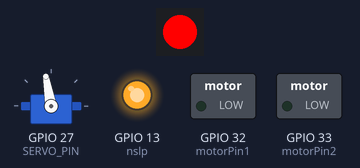
Simulated run of this sketch. Board: ESP32. Parts: servo, 1 RGB LEDs in strip order, left to right, switched loads named in the sketch (green lamp = pin HIGH), output pins drawn as LEDs (lit = HIGH). WiFi joins after 1.5 s; servers stay silent unless stated; what the sketch prints to the serial monitor is not drawn.

Above: at 0.1 s.
At 1.6 s:
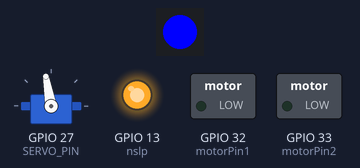
Timing chart, 0 to 3.1 s (numbered marks = the images above):
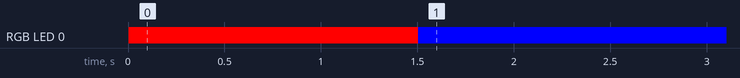

Measured:
- by itself, RGB LED 0: off → RGB(255, 0, 0) at 0.00 s, → RGB(0, 0, 255) 1.5 s later

The sketch:

esp_32_trashtruck.ino
```cpp
#include <WiFi.h>
#include <HTTPClient.h>
#include <ArduinoJson.h>
#include <ESP32Servo.h>
#include <FastLED.h>

// ---------------------------------------------------
// CONFIGURATION
// ---------------------------------------------------

// WiFi Credentials
const char *ssid = "HOME(-_-)LANDER";
const char *password = "12345678";

// Firebase
const char* firebase_host = "https://sih-2025-7a1b9-default-rtdb.firebaseio.com";
const String binId = "h1";

// Hardware Config
#define LED_PIN 15
#define NUM_LEDS 1
CRGB leds[NUM_LEDS];

// DC Motor
const int motorPin1 = 32;
const int motorPin2 = 33;
const int nslp = 13;
const int frequency = 5000;
const int speedChannel1 = 5;
const int speedChannel2 = 6;

// Servo Motor (Steering)
#define SERVO_PIN 27
Servo servo;
int servo_center = 100; // degrees

// State
bool movingSequenceDone = false; // To ensure we only move once per flag trigger (optional, or per requirement)
bool wasTrashTruckRequested = false;


// ---------------------------------------------------
// SETUP
// ---------------------------------------------------
void setup() {
  Serial.begin(115200);

  // 1. Setup Motors
  ledcSetup(speedChannel1, frequency, 8);
  ledcSetup(speedChannel2, frequency, 8);
  ledcAttachPin(motorPin1, speedChannel1);
  ledcAttachPin(motorPin2, speedChannel2);
  pinMode(nslp, OUTPUT);
  digitalWrite(nslp, HIGH); // Enable Driver

  // 2. Setup Servo
  servo.attach(SERVO_PIN, 500, 2400);
  moveServoTo(servo_center);

  // 3. Setup LED
  FastLED.addLeds<NEOPIXEL, LED_PIN>(leds, NUM_LEDS);
  rgb_led(255, 0, 0); // Red = Init

  // 4. Connect to WiFi
  Serial.print("Connecting to WiFi");
  WiFi.mode(WIFI_STA);
  WiFi.begin(ssid, password);

  while (WiFi.status() != WL_CONNECTED) {
    delay(500);
    Serial.print(".");
  }
  Serial.println("\nWiFi Connected!");
  rgb_led(0, 0, 255); // Blue = Idle/Connected
}

// ---------------------------------------------------
// LOOP
// ---------------------------------------------------
void loop() {
  if (WiFi.status() == WL_CONNECTED) {
    bool trashTruckRequested = checkFirebaseFlag();

    if (trashTruckRequested) {
        if (!wasTrashTruckRequested) {
             // Flag just turned TRUE
             Serial.println(">>> TRASH TRUCK REQUEST RECEIVED! Executing Mission <<<");
             executeMission();
             wasTrashTruckRequested = true;
        } else {
             Serial.println("Waiting for flag to reset...");
        }
    } else {
        wasTrashTruckRequested = false;
        // Serial.println("Status: Idle");
    }
  } else {
    Serial.println("WiFi Disconnected");
    WiFi.reconnect();
  }

  delay(2000); // Check every 2 seconds
}

// ---------------------------------------------------
// LOGIC
// ---------------------------------------------------

bool checkFirebaseFlag() {
  HTTPClient http;
  // Read just the specific boolean flag
  String url = String(firebase_host) + "/binStatuses/" + binId + "/trashTruck.json";

  http.begin(url);
  int httpCode = http.GET();
  bool flag = false;

  if (httpCode > 0) {
    String payload = http.getString();
    // Payload will be "true" or "false" or "null" string
    if (payload == "true") {
      flag = true;
    }
    // Serial.print("Firebase Flag: "); Serial.println(payload);
  } else {
    Serial.print("Error on HTTP request: "); Serial.println(httpCode);
  }
  http.end();
  return flag;
}

void executeMission() {
    rgb_led(0, 255, 0); // Green = GO

    // 1. Center Servo
    moveServoTo(servo_center);

    // 2. Move Forward for 10 Seconds
    Serial.println("Moving Forward...");
    motor_forward(200); // speed 0-255

    delay(10000); // 10 Seconds blocking delay

    // 3. Stop
    Serial.println("Stopping...");
    motor_stop();

    rgb_led(0, 0, 255); // Back to Blue
}


// ---------------------------------------------------
// MOTOR HELPERS
// ---------------------------------------------------
void rgb_led(int r, int g, int b) {
  leds[0] = CRGB(r, g, b);
  FastLED.show();
}

void moveServoTo(int angle) {
  angle = constrain(angle, 65, 125);
  servo.write(angle);
}

void motor_forward(int speed) {
  ledcWrite(speedChannel1, speed);
  ledcWrite(speedChannel2, 0);
}

void motor_stop() {
  ledcWrite(speedChannel1, 0);
  ledcWrite(speedChannel2, 0);
}
```
